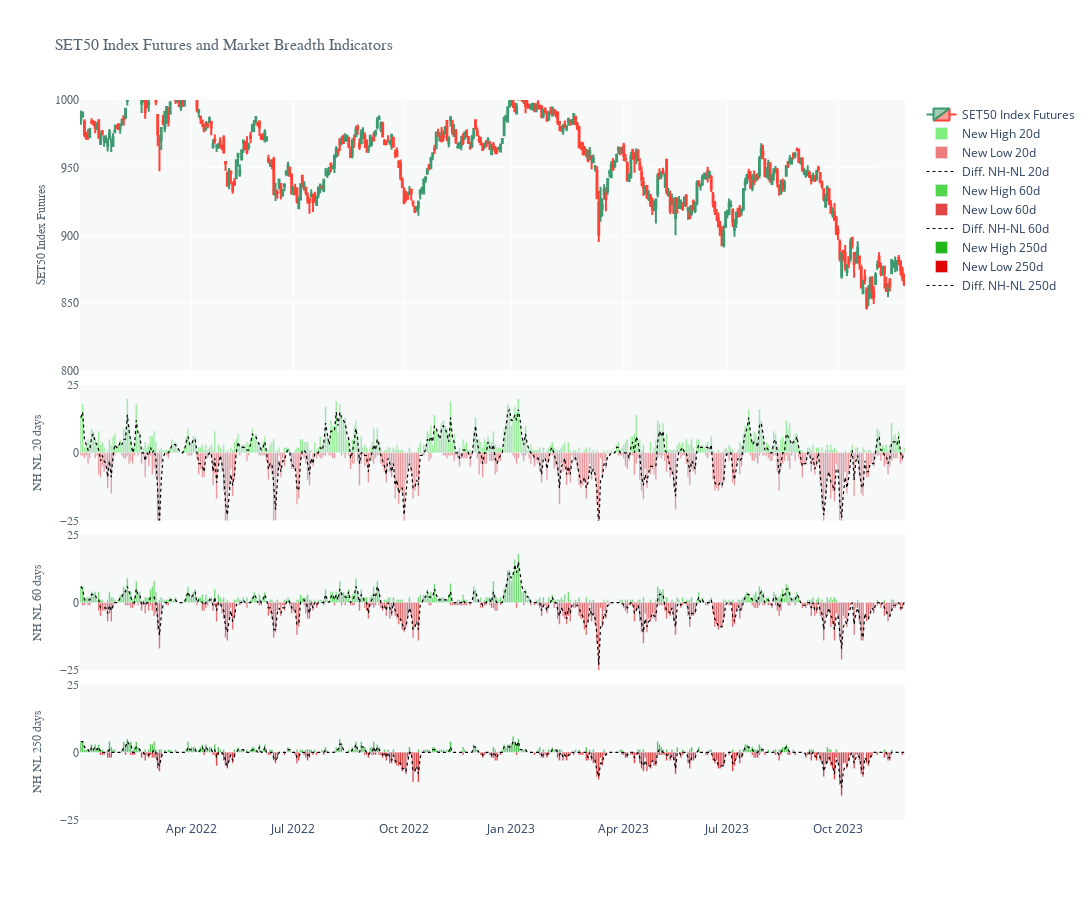

Notebook code cell kept with this figure:
### Markdown cell above
###### **SET50 Index Futures, New High and New Low**

### Code cell
# Create a date range from the start date to the end date
dt_all = pd.date_range(start=SET50_FUTURES_BREADTH['Date'].iloc[0], end=SET50_FUTURES_BREADTH['Date'].iloc[-1])

# Retrieve the dates that are in the original dataset
dt_obs = [d for d in pd.to_datetime(SET50_FUTURES_BREADTH['Date'])]

# Define dates with missing values
dt_breaks = [d.strftime("%Y-%m-%d") for d in dt_all if d not in dt_obs]

# Create a subplot figure with three rows and one column
fig1 = make_subplots(rows=4, cols=1, shared_xaxes=True, vertical_spacing=0.02, row_heights=[0.4, 0.2, 0.2, 0.2])

# Plot SET Index on the first row
fig1.add_trace(go.Candlestick(x=SET50_FUTURES_BREADTH['Date'],
                            open=SET50_FUTURES_BREADTH['Open'],
                            high=SET50_FUTURES_BREADTH['High'],
                            low=SET50_FUTURES_BREADTH['Low'],
                            close=SET50_FUTURES_BREADTH['Close'],
                            name='SET50 Index Futures'))

# Plot New High and New Low 20 days on the second row
fig1.add_trace(go.Bar(name="New High 20d", 
                      x=SET50_FUTURES_BREADTH['Date'], y=SET50_FUTURES_BREADTH['NH20'], 
                      marker_color='#80ED7C'),
              row=2, col=1)
fig1.add_trace(go.Bar(name="New Low 20d", 
                      x=SET50_FUTURES_BREADTH['Date'], y=(-1)*SET50_FUTURES_BREADTH['NL20'], 
                      marker_color='#EB7D7D'),
              row=2, col=1)
fig1.update_layout(barmode='relative')
fig1.add_trace(go.Scatter(name='Diff. NH-NL 20d',
                          x=SET50_FUTURES_BREADTH['Date'], y=getEMA((SET50_FUTURES_BREADTH['NH20'] - SET50_FUTURES_BREADTH['NL20']), 2),
                          mode='lines', line=dict(color='black', width=1.2, dash='dot')),
               row=2, col=1)

# Plot New High and New Low 60 days on the third row
fig1.add_trace(go.Bar(name="New High 60d", 
                      x=SET50_FUTURES_BREADTH['Date'], y=SET50_FUTURES_BREADTH['NH60'], 
                      marker_color='#51D64D'),
              row=3, col=1)
fig1.add_trace(go.Bar(name="New Low 60d", 
                      x=SET50_FUTURES_BREADTH['Date'], y=(-1)*SET50_FUTURES_BREADTH['NL60'], 
                      marker_color='#E34545'),
              row=3, col=1)
fig1.update_layout(barmode='relative')
fig1.add_trace(go.Scatter(name='Diff. NH-NL 60d',
                          x=SET50_FUTURES_BREADTH['Date'], y=getEMA((SET50_FUTURES_BREADTH['NH60'] - SET50_FUTURES_BREADTH['NL60']), 2),
                          mode='lines', line=dict(color='black', width=1.2, dash='dot')),
               row=3, col=1)


# Plot New High and New Low 250 days on the third row
fig1.add_trace(go.Bar(name="New High 250d", 
                      x=SET50_FUTURES_BREADTH['Date'], y=SET50_FUTURES_BREADTH['NH250'], 
                      marker_color='#20B71B'),
              row=4, col=1)
fig1.add_trace(go.Bar(name="New Low 250d", 
                      x=SET50_FUTURES_BREADTH['Date'], y=(-1)*SET50_FUTURES_BREADTH['NL250'], 
                      marker_color='#E10404'),
              row=4, col=1)
fig1.update_layout(barmode='relative')
fig1.add_trace(go.Scatter(name='Diff. NH-NL 250d',
                          x=SET50_FUTURES_BREADTH['Date'], y=getEMA((SET50_FUTURES_BREADTH['NH250'] - SET50_FUTURES_BREADTH['NL250']), 2),
                          mode='lines', line=dict(color='black', width=1.2, dash='dot')),
               row=4, col=1)

# Update layout
fig1.update_layout(height=900, width=1200, 
                   showlegend=False, xaxis_rangeslider_visible=False, 
                   plot_bgcolor="#F7F9F9")

# Hide dates with no values
fig1.update_xaxes(rangebreaks=[dict(values=dt_breaks)])

# Update y-axis titles and fonts
fig1.update_yaxes(title_text="SET50 Index Futures",
                  range=[800, 1000], tickmode='array',
                  title_font=dict(size=12, family='Arial', color='#566573'), 
                  tickfont=dict(size=12, family='Arial', color='#566573'), 
                  title_standoff=6, row=1, col=1)

fig1.update_yaxes(title_text="NH NL 20 days", 
                  range=[-25, 25], tickmode='array', tickvals=(-25, 25, 0),
                  title_font=dict(size=12, family='Arial', color='#566573'), 
                  tickfont=dict(size=12, family='Arial', color='#566573'), 
                  title_standoff=15, row=2, col=1)

fig1.update_yaxes(title_text="NH NL 60 days", 
                  range=[-25, 25], tickmode='array', tickvals=(-25, 25, 0),
                  title_font=dict(size=12, family='Arial', color='#566573'), 
                  tickfont=dict(size=12, family='Arial', color='#566573'), 
                  title_standoff=15, row=3, col=1)

fig1.update_yaxes(title_text="NH NL 250 days", 
                  range=[-25, 25], tickmode='array', tickvals=(-25, 25, 0),
                  title_font=dict(size=12, family='Arial', color='#566573'), 
                  tickfont=dict(size=12, family='Arial', color='#566573'), 
                  title_standoff=15, row=4, col=1)

# Update x-axis label
fig1.update_xaxes(title_font=dict(size=16, family='Arial', color='#566573'), 
                  row=3, col=1)

# Update the overall layout title
fig1.update_layout(title='SET50 Index Futures and Market Breadth Indicators', 
                   title_font=dict(size=16, family='Arial', color='#566573'), 
                   showlegend=True)

# Set the date range
start_date = dt.datetime.today() - dt.timedelta(int(365/2))
end_date = dt.datetime.today() + dt.timedelta(hours=7)
fig1.update_layout(xaxis_range=[start_date, end_date])

### Figure 1 — Plotly figure (JSON) as saved in the notebook; plotly's stock layout.template omitted (floating-point values rounded to 4 significant figures; data arrays with more than 128 entries replaced by an {"elided": "..."} marker saying what was removed)
{"data": [{"close": {"elided": "462 float values"}, "high": {"elided": "462 float values"}, "low": {"elided": "462 float values"}, "name": "SET50 Index Futures", "open": {"elided": "462 float values"}, "type": "candlestick", "x": {"elided": "462 str values"}}, {"marker": {"color": "#80ED7C"}, "name": "New High 20d", "type": "bar", "x": {"elided": "462 str values"}, "xaxis": "x2", "y": {"elided": "462 int values"}, "yaxis": "y2"}, {"marker": {"color": "#EB7D7D"}, "name": "New Low 20d", "type": "bar", "x": {"elided": "462 str values"}, "xaxis": "x2", "y": {"elided": "462 int values"}, "yaxis": "y2"}, {"line": {"color": "black", "dash": "dot", "width": 1.2}, "mode": "lines", "name": "Diff. NH-NL 20d", "type": "scatter", "x": {"elided": "462 str values"}, "xaxis": "x2", "y": {"elided": "462 int values"}, "yaxis": "y2"}, {"marker": {"color": "#51D64D"}, "name": "New High 60d", "type": "bar", "x": {"elided": "462 str values"}, "xaxis": "x3", "y": {"elided": "462 int values"}, "yaxis": "y3"}, {"marker": {"color": "#E34545"}, "name": "New Low 60d", "type": "bar", "x": {"elided": "462 str values"}, "xaxis": "x3", "y": {"elided": "462 int values"}, "yaxis": "y3"}, {"line": {"color": "black", "dash": "dot", "width": 1.2}, "mode": "lines", "name": "Diff. NH-NL 60d", "type": "scatter", "x": {"elided": "462 str values"}, "xaxis": "x3", "y": {"elided": "462 int values"}, "yaxis": "y3"}, {"marker": {"color": "#20B71B"}, "name": "New High 250d", "type": "bar", "x": {"elided": "462 str values"}, "xaxis": "x4", "y": {"elided": "462 int values"}, "yaxis": "y4"}, {"marker": {"color": "#E10404"}, "name": "New Low 250d", "type": "bar", "x": {"elided": "462 str values"}, "xaxis": "x4", "y": {"elided": "462 int values"}, "yaxis": "y4"}, {"line": {"color": "black", "dash": "dot", "width": 1.2}, "mode": "lines", "name": "Diff. NH-NL 250d", "type": "scatter", "x": {"elided": "462 str values"}, "xaxis": "x4", "y": {"elided": "462 int values"}, "yaxis": "y4"}], "layout": {"barmode": "relative", "height": 900, "plot_bgcolor": "#F7F9F9", "showlegend": true, "title": {"font": {"color": "#566573", "family": "Arial", "size": 16}, "text": "SET50 Index Futures and Market Breadth Indicators"}, "width": 1200, "xaxis": {"anchor": "y", "domain": [0, 1], "matches": "x4", "range": ["2023-05-27T11:43:35.602657", "2023-11-25T18:43:35.602657"], "rangebreaks": [{"values": {"elided": "228 str values"}}], "rangeslider": {"visible": false}, "showticklabels": false}, "xaxis2": {"anchor": "y2", "domain": [0, 1], "matches": "x4", "rangebreaks": [{"values": {"elided": "228 str values"}}], "showticklabels": false}, "xaxis3": {"anchor": "y3", "domain": [0, 1], "matches": "x4", "rangebreaks": [{"values": {"elided": "228 str values"}}], "showticklabels": false, "title": {"font": {"color": "#566573", "family": "Arial", "size": 16}}}, "xaxis4": {"anchor": "y4", "domain": [0, 1], "rangebreaks": [{"values": {"elided": "228 str values"}}]}, "yaxis": {"anchor": "x", "domain": [0.624, 1], "range": [800, 1000], "tickfont": {"color": "#566573", "family": "Arial", "size": 12}, "tickmode": "array", "title": {"font": {"color": "#566573", "family": "Arial", "size": 12}, "standoff": 6, "text": "SET50 Index Futures"}}, "yaxis2": {"anchor": "x2", "domain": [0.416, 0.604], "range": [-25, 25], "tickfont": {"color": "#566573", "family": "Arial", "size": 12}, "tickmode": "array", "tickvals": [-25, 25, 0], "title": {"font": {"color": "#566573", "family": "Arial", "size": 12}, "standoff": 15, "text": "NH NL 20 days"}}, "yaxis3": {"anchor": "x3", "domain": [0.208, 0.396], "range": [-25, 25], "tickfont": {"color": "#566573", "family": "Arial", "size": 12}, "tickmode": "array", "tickvals": [-25, 25, 0], "title": {"font": {"color": "#566573", "family": "Arial", "size": 12}, "standoff": 15, "text": "NH NL 60 days"}}, "yaxis4": {"anchor": "x4", "domain": [0, 0.188], "range": [-25, 25], "tickfont": {"color": "#566573", "family": "Arial", "size": 12}, "tickmode": "array", "tickvals": [-25, 25, 0], "title": {"font": {"color": "#566573", "family": "Arial", "size": 12}, "standoff": 15, "text": "NH NL 250 days"}}}}
